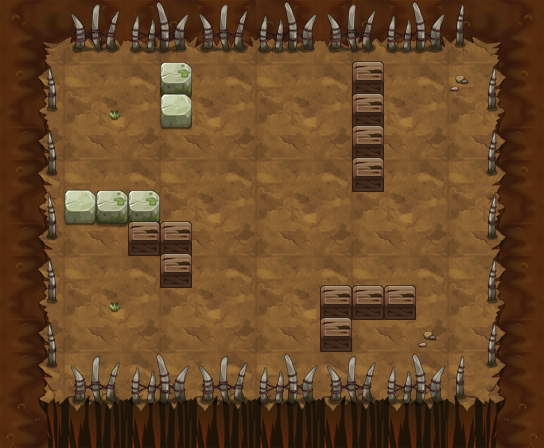

Rendered tile map (Tiled .tmx) drawn with the repository's tilesets; below, a short description and the map source with its tile grids summarised:
An orthogonal 17x14 tile map with 32x32 px tiles, 15 tile layers (PASS, 块层 2, 块层 5, 块层 3, ...) and 6 objects (3x yjsw1, 2x TRAP, PLAYER).

<map version="1.0" orientation="orthogonal" width="17" height="14" tilewidth="32" tileheight="32">
 <properties>
  <property name="DESTRY1" value="25" />
  <property name="DESTRY2" value="27" />
  <property name="DESTRY_COUNT" value="2" />
  <property name="EXP" value="935" />
  <property name="ITEM" value="D034" />
  <property name="MONEY" value="1403" />
 </properties>
 <tileset firstgid="1" name="yjbl" tilewidth="32" tileheight="32">
  <image source="yjbl.png" width="450" height="600" />
 </tileset>
 <layer name="PASS" width="17" height="14">
  <data>[238 cells, 125 non-empty, 10 distinct tile ids]</data>
 </layer>
 <layer name="块层 2" width="17" height="14">
  <data>[238 cells, 238 non-empty, 31 distinct tile ids]</data>
 </layer>
 <layer name="块层 5" width="17" height="14">
  <data>[238 cells, 5 non-empty, 2 distinct tile ids]</data>
 </layer>
 <layer name="块层 3" width="17" height="14">
  <data>[238 cells, 63 non-empty, 12 distinct tile ids]</data>
 </layer>
 <layer name="块层 6" width="17" height="14">
  <data>[238 cells, 16 non-empty, 3 distinct tile ids]</data>
 </layer>
 <layer name="SHELTER 11" width="17" height="14">
  <data>[238 cells, 13 non-empty, 5 distinct tile ids]</data>
 </layer>
 <layer name="SHELTER 9" width="17" height="14">
  <data>[238 cells, 1 non-empty, 1 distinct tile ids]</data>
 </layer>
 <layer name="SHELTER 8" width="17" height="14">
  <data>[238 cells, 3 non-empty, 1 distinct tile ids]</data>
 </layer>
 <layer name="SHELTER 7" width="17" height="14">
  <data>[238 cells, 1 non-empty, 1 distinct tile ids]</data>
 </layer>
 <layer name="SHELTER 6" width="17" height="14">
  <data>[238 cells, 2 non-empty, 1 distinct tile ids]</data>
 </layer>
 <layer name="SHELTER 5" width="17" height="14">
  <data>[238 cells, 3 non-empty, 2 distinct tile ids]</data>
 </layer>
 <layer name="SHELTER 4" width="17" height="14">
  <data>[238 cells, 1 non-empty, 1 distinct tile ids]</data>
 </layer>
 <layer name="SHELTER 3" width="17" height="14">
  <data>[238 cells, 1 non-empty, 1 distinct tile ids]</data>
 </layer>
 <layer name="SHELTER 2" width="17" height="14">
  <data>[238 cells, 2 non-empty, 2 distinct tile ids]</data>
 </layer>
 <layer name="SHELTER 1" width="17" height="14">
  <data>[238 cells, 2 non-empty, 2 distinct tile ids]</data>
 </layer>
 <objectgroup name="对象层 1" width="17" height="14">
  <object name="PLAYER" type="PLAYER" x="96" y="64" width="32" height="32" />
  <object name="yjsw1" x="128" y="288" width="32" height="32">
   <properties>
    <property name="lua_ai" value="monster_yjsw_ai" />
    <property name="quality" value="yjsw1.quality" />
   </properties>
  </object>
  <object name="yjsw1" x="384" y="320" width="32" height="32">
   <properties>
    <property name="lua_ai" value="monster_yjsw_ai" />
    <property name="quality" value="yjsw1.quality" />
   </properties>
  </object>
  <object name="yjsw1" x="384" y="96" width="32" height="32">
   <properties>
    <property name="lua_ai" value="monster_yjsw_ai" />
    <property name="quality" value="yjsw1.quality" />
   </properties>
  </object>
  <object name="liusha" type="TRAP" x="256" y="192" width="32" height="32">
   <properties>
    <property name="lua_ai" value="trap_mire_ai" />
    <property name="trap_ani" value="liusha.actor" />
    <property name="trap_floor" value="true" />
    <property name="trap_sh" value="1" />
    <property name="trap_sw" value="1" />
   </properties>
  </object>
  <object name="zi_dan_left1" type="TRAP" x="352" y="192" width="32" height="32">
   <properties>
    <property name="trap_ani" value="fire_cat_left.actor" />
    <property name="trap_delay" value="2" />
    <property name="trap_id" value="0" />
    <property name="trap_script" value="trap(&quot;zi_dan_left1&quot;):setAtkPower(target(&quot;PLAYER&quot;):getHP()*0.1);trap(&quot;zi_dan_left1&quot;):turnLeft(); trap(&quot;zi_dan_left1&quot;):getAI():getActions():addObject( AIUseSkill:create(   SkillLua:create(&quot;skill_0001&quot;)  )  );" />
    <property name="trap_start_mode" value="2" />
    <property name="trap_state" value="open" />
   </properties>
  </object>
 </objectgroup>
</map>
